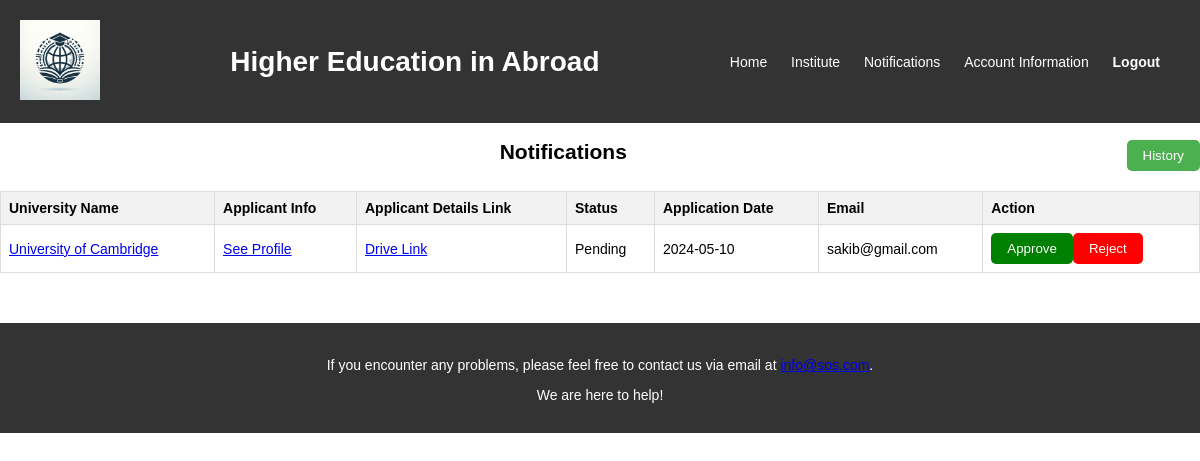
Page /htdoc/notification.php on the committed database.
### tables this page shows
CREATE TABLE `application` (
  `App_ID` int(11) NOT NULL,
  `University_Name` varchar(255) DEFAULT NULL,
  `Applicant_Info` varchar(255) DEFAULT NULL,
  `Application_Details` varchar(255) DEFAULT NULL,
  `Status` enum('Accepted','Rejected','Pending') DEFAULT NULL,
  `Application_Date` date DEFAULT curdate(),
  `Email` varchar(255) DEFAULT NULL
);

### htdoc/notification.php (the view, shortened to what this page needs)
<?php
include('connection.php');
function decodeLink($driveLink) {
    return $driveLink;
}
$sql = "SELECT * FROM application where Status='Pending'  ORDER BY App_ID DESC ";
$result = mysqli_query($con, $sql);
?>
<!DOCTYPE html>
<html lang="en">
<head>
</head>
<body>
<header>
        <div>
            <img src="http://localhost/phpt/Image/logo.jpg" alt="Logo" class="logo">
        </div>
        <h1>Higher Education in Abroad</h1>
        <nav>
            <ul>
                <li><a href="homeAdmin.php">Home</a></li>
                <li><a href="adminInstitute.php">Institute</a></li>
                <li><a href="notification.php">Notifications</a></li>
                <li><a href="accountInfos.php">Account Information</a></li>
                <li><a href="index.php"><strong>Logout</strong></a></li>
            </ul>
        </nav>
    </header>
<main>
<button class="history-button" onclick="window.location.href='historyApp.php'">History</button>
    <h2><center>Notifications</center></h2>
    <form method="POST">
    <table>
        <thead>
            <tr>
                <th>University Name</th>
                <th>Applicant Info</th>
                <th>Applicant Details Link</th>
                <th>Status</th>
                <th>Application Date</th>
                <th>Email</th>
                <th>Action</th>
            </tr>
        </thead>
        <tbody>
            <?php
            if (mysqli_num_rows($result) > 0) {
                while ($row = mysqli_fetch_assoc($result)) {
                    echo "<tr>";
                    echo "<td><a href='uniDetailsAdmin.php?name=" . urlencode($row['University_Name']) . "'>" . $row['University_Name'] . "</a></td>";
                    echo "<td><a href='accountDetails.php?email=" . $row['Applicant_Info'] . "'>See Profile</a></td>";
                    echo "<td><a class='drive-link' href='" . decodeLink($row['Application_Details']) . "' target='_blank'>Drive Link</a></td>";
                    echo "<td>" . $row['Status'] . "</td>";
                    echo "<td>" . $row['Application_Date'] . "</td>";
                    echo "<td>" . $row['Email'] . "</td>";
                    echo "<td>";
                    echo "<button class='approve-button' type='submit' name='approve' value='" . $row['App_ID'] . "'>Approve</button>";
                    echo "<button class='reject-button' type='submit' name='reject' value='" . $row['App_ID'] . "'>Reject</button>";
                    echo "</td>";
                    echo "</tr>";
                }
            } else {
                echo "<tr><td>No notifications found.</td></tr>";
            }
            ?>
        </tbody>
    </table>
    </form>
        </main>
    <footer class="footer">
        <p>If you encounter any problems, please feel free to contact us via email at <a href="mailto:info@example.com">info@sos.com</a>.</p>
        <p>We are here to help!</p>
    </footer>
</body>
</html>

### htdoc/notification.php (style rules this page uses)
body { font-family: Arial, sans-serif; font-size: 14px; margin: 0; padding: 0; }
table { width: 100%; border-collapse: collapse; margin-top: 20px; }
th, td { border: 1px solid #ddd; padding: 8px; text-align: left; }
th { background-color: #f2f2f2; }
.approve-button, .reject-button { padding: 8px 16px; border: none; border-radius: 5px; cursor: pointer; transition: background-color 0.3s; }
.approve-button { background-color: green; color: white; }
.reject-button { background-color: red; color: white; }
.drive-link { color: blue; text-decoration: underline; cursor: pointer; }
header { background-color: #333; color: #fff; padding: 20px; text-align: center; display: flex; align-items: center; justify-content: space-between; }
nav ul { list-style-type: none; padding: 0; margin: 0; text-align: center; }
nav ul li { display: inline; margin-right: 20px; }
nav ul li a { color: #fff; text-decoration: none; }
img.logo { max-width: 80px; height: auto; }
.footer { background-color: #333; color: #fff; padding: 20px; text-align: center; margin-top: 50px; }
.footer p { margin-bottom: 10px; }
.history-button { color: #fff; padding: 8px 16px; border: none; border-radius: 5px; background-color: #4CAF50; cursor: pointer; margin-bottom: 20px; float: right; transition: background-color 0.3s; }

### rows in the picture
application: University_Name "University of Cambridge", Status "Pending", Application_Date "2024-05-10", Email "sakib@gmail.com", $row['App_ID'] 2 (drawn)
